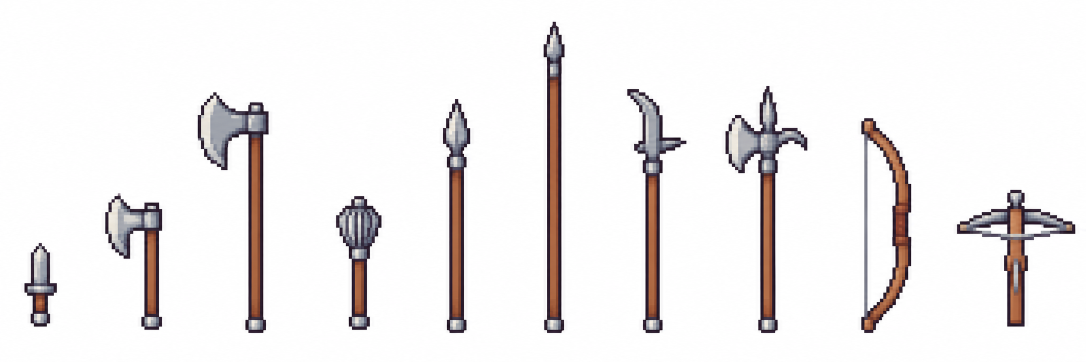
#> input picture assets/lpc/new/arms/weapons_source.png, 2172 x 724 px, found by its file name (shown at 1/2 size)
$ python make_arms_layers.py ../assets/lpc/new/arms/weapons_source.png
#> lines starting #> are read from the running program, lines starting #| are printed output that depends on the picture; after the words box and inside, x2 and y2 are one past the last pixel; in counts of white or black regions, pixels touching at a corner belong together
### scripts/make_new_windows.py
"""
New windows drawn with ChatGPT, cut into the 32px-cell layout of the LPC window
sheets so every building that names a cell keeps working. Written over the 4x
"modern" sheets (assets/modern/lpc/Structure/Windows/*.png, 128px a cell) that
data/innerMapRenderer.json modernSheets points the game at.

Sources (assets/lpc/Structure/Windows/new/):
  tall_source.png    3x3: rows arched / ornate crest / gothic lattice;
                     columns night / day / lit
  small_plain_source.png  3x3: rows small square / round / ogee, slim plain frames so the
                          glass fills the tile (the first, ornate small_source.png read too small); same columns

Sheet columns are the states (0 night, 1 day, 2 lit). A tall window is cut into
a top, a middle and a bottom cell, and the arched one is also drawn as top +
bottom alone, so the glass where the cells meet repeats: the window is scaled
to the cell's width, then nudged in height until its panes repeat a whole
number of times in a cell and the bottom cell starts at the same point of the
pattern the top cell ends on. The middle cell is that pattern repeated.

  Stone Windows A       rows 0-2 tall arched, row 3 small square
  Ornamental Windows A  rows 0-2 tall ornate (rows 3-4 unused, cleared)
  Ornamental Windows B  row 0 round, row 1 ogee, rows 2-3 the lattice (top + bottom)

Run from the repo root: python scripts/make_new_windows.py
"""
import os
import sys
import numpy as np
from PIL import Image
from scipy import ndimage

SRC = 'assets/lpc/Structure/Windows/new'
OUT = 'assets/modern/lpc/Structure/Windows'
C = 128          # a cell at 4x
WIDTH = 124      # a window's width in its cell


# [55 lines left out: function defringe, not called in this run]


def key_white(im, tol=28, holes=False, clean=False):
    """Flood the flat background away from the borders (ChatGPT gives white, not alpha);
    holes: also any patch of background shut inside a drawing (a door frame's opening), of
    more than 400 px, or of more than `holes` px when it is a number. clean: also strip the
    pale halo the key leaves round the drawing (defringe)."""
#> called with tol = 40, holes = 60, clean = False
    if clean:
        bg = np.array(im.convert('RGBA'))[0, 0, :3]
        return defringe(key_white(im, tol, holes), bg)
    a = np.array(im.convert('RGBA')).astype(np.int16)
    bg = a[0, 0, :3]
#> bg = [253, 253, 255]
    near = (np.abs(a[..., :3] - bg).max(axis=2) <= tol)
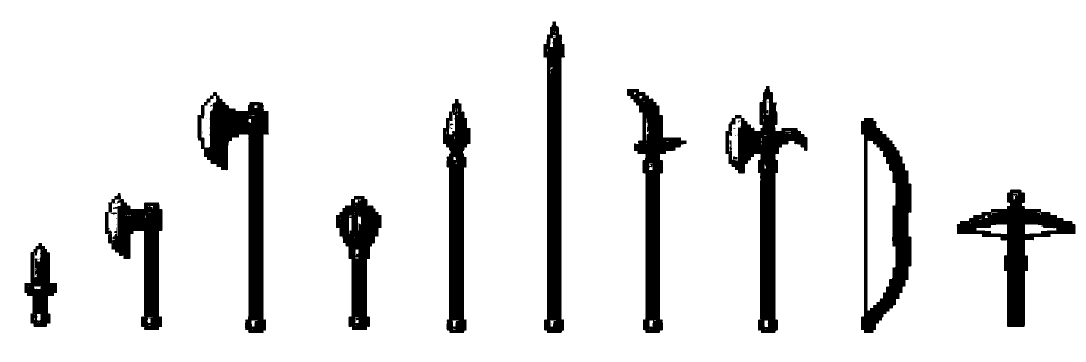
#> near: shape (724, 2172) bool (shown at 1/2 size); 89.8% white; 34 black regions (23 under 20 px), largest, box (x1, y1, x2, y2) and area: (395, 184, 538, 666) 22547, (1451, 172, 1615, 666) 21565, (1087, 43, 1130, 666) 18086
    lab, _ = ndimage.label(near)
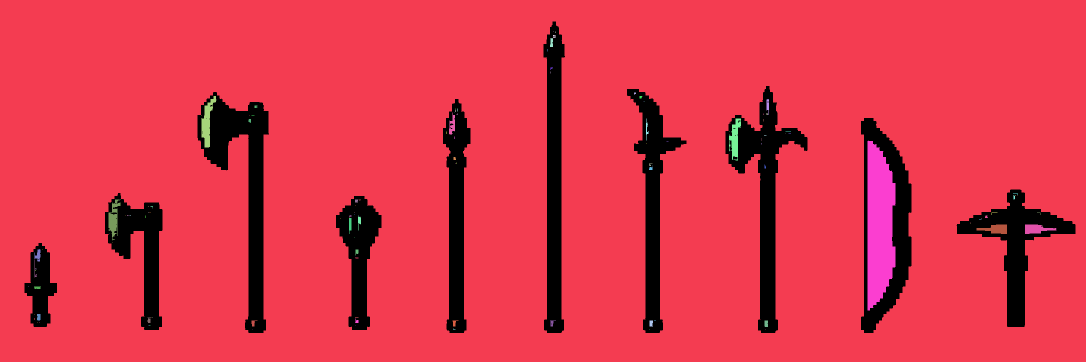
#> lab: shape (724, 2172) int32 (shown at 1/2 size); 125 distinct labels, from 0 to 124; one colour per label, 0 black
    border = set(np.unique(np.concatenate([lab[0], lab[-1], lab[:, 0], lab[:, -1]]))) - {0}
#> border = 1 item
    if holes:   # (only the background's own flat white, so a cream canopy stripe stays)
        flat = np.abs(a[..., :3] - bg).max(axis=2) <= 16
#> flat: shape (724, 2172) bool; 89.3% white; 53 black regions (43 under 20 px), largest, box (x1, y1, x2, y2) and area: (395, 184, 538, 667) 24639, (1451, 172, 1615, 667) 23078, (1087, 43, 1130, 667) 18535
        hl, _ = ndimage.label(flat)
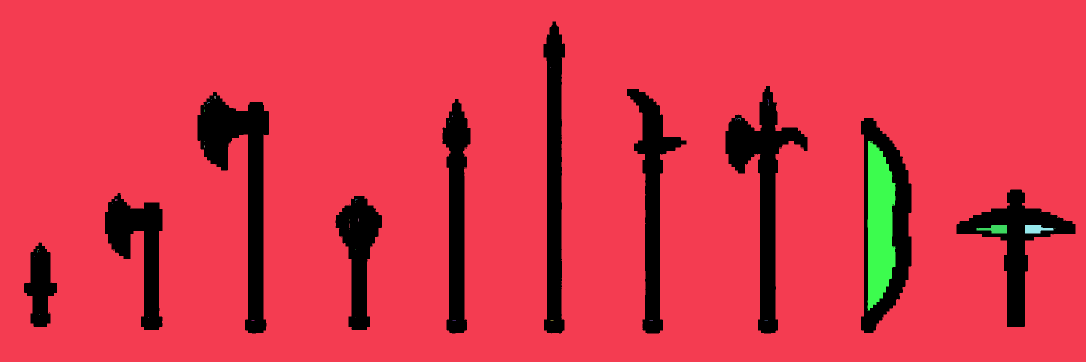
#> hl: shape (724, 2172) int32 (shown at 1/2 size); 46 distinct labels, from 0 to 45; one colour per label, 0 black
        sizes = ndimage.sum(flat, hl, range(1, hl.max() + 1))
#> sizes = 45 values, max 1387928 at index 0, min 1 at index 1, mean 31199.7
        big = [i + 1 for i, n in enumerate(sizes) if n > (holes if holes is not True else 400)]
#> big = [1, 17, 28, 29]
        a2 = a.astype(np.uint8)
        a2[np.isin(lab, list(border)) | np.isin(hl, big), 3] = 0
        return Image.fromarray(a2, 'RGBA')
    out = a.astype(np.uint8)
    out[np.isin(lab, list(border)), 3] = 0
    return Image.fromarray(out, 'RGBA')


# [19 lines left out: function pieces, not called in this run]


def scale(im, w, h):
    return im.resize((max(1, round(w)), max(1, round(h))), Image.LANCZOS)


# [70 lines left out: functions period, fit_tall, fit_small, not called in this run]


def put(sheet, col, row, block):
    h = block.shape[0]
    sheet[row * C: row * C + h, col * C: col * C + C] = block


# [21 lines left out: function main, not called in this run]


# [2 lines that do not run on import are left out]

### scripts/arms_pose.py
"""
The arming sword's pose in every frame of its LPC sheets: where the hand holds
it, which way the blade points, how foreshortened it is, and whether it is
drawn in front of the body or behind it. scripts/make_arms_layers.py places
the other weapons by it.

The sword sheets (assets/lpc/Characters/Props/Sword 01 - Arming Sword/Steel
and _Behind/Steel) are 128px cells round the 64px body. The blade's motion
trail is drawn in the blade's two light tones only, so the sword itself is
found from its outline and hilt tones (the dark ones); its axis is their
principal direction, and the grip end is the end nearer the crossguard (the
widest place across the axis).
"""
import math
from PIL import Image

SWORD = 'assets/lpc/Characters/Props/Sword 01 - Arming Sword/'
CELL = 128
DARK = {(27, 25, 43), (72, 65, 82), (114, 107, 126), (134, 126, 127)}
ANIMS = ['Combat 1h - Idle', 'Combat 1h - Slash', 'Combat 1h - Halfslash', 'Legacy - Swing', 'Combat 1h - Backslash']


def _cells(path):
    im = Image.open(path).convert('RGBA')
    return im, im.width // CELL


# [19 lines left out: function _blobs, not called in this run]


WRISTS = 'assets/lpc/Characters/_ Guides & Palettes/Body Guidelines/Masculine Thin/Wrists/'
WRIST = (92, 154, 42)   # the guide's wrist-band tone


# [55 lines left out: functions wrists, pose_of, not called in this run]


def poses(metal='Steel'):
    """{anim: [[pose or None per frame] per row]} for the sword's sheets."""
    out = {}
    for anim in ANIMS:
        f, n = _cells(SWORD + metal + '/' + anim + '.png')
        b, _ = _cells(SWORD + '_Behind/' + metal + '/' + anim + '.png')
        rows = []
        for r in range(4):
            row = []
            for i in range(n):
                box = (i * CELL, r * CELL, (i + 1) * CELL, (r + 1) * CELL)
                row.append(pose_of(f.crop(box), b.crop(box), wrists(anim, r, i)))
            rows.append(row)
        out[anim] = rows
    return out


FULL = 16.0  # the sword's length seen square-on (its longest in the ready stance)

### scripts/make_arms_layers.py
"""
The arms system's LPC weapon layers (data/arms.json sprite.layer), posed from
ChatGPT drawings.

Source: assets/lpc/new/arms/weapons_source.png, ChatGPT's drawing of ten
weapons standing upright, point up, on white (dagger, bearded axe, Dane axe,
flanged mace, spear, pike, bill, halberd, bow, crossbow). Nothing is drawn
here: each weapon is cut out, its colours snapped to the arming sword's own
LPC ramps (steel, wood), and it is placed in every frame of the arming
sword's sheets by the sword's pose there (scripts/arms_pose.py: the hand,
the blade's direction, its foreshortening, in front of the body or behind):

  swing   (dagger, axes, mace) along the sword's blade, as the sword swings
  pole    (spear, pike, bill, halberd) in the ready stance slanted forward from
          the front fist side-on (the head out in front of the face), upright
          seen from the front or back; levelled toward the facing in the cuts
          side-on (a thrust as the hand drives forward), slanted across the body
          toward the facing seen from the front or back (a shaft pointing
          straight at the eye foreshortens to a stub)
          (the Dane axe swings like the swords, but is held slanted forward in
          the ready stance, its head clear of the face)
  bow     upright in the hand, the string toward the body
  xbow    levelled toward the facing, the stock at the hand

The metal is recoloured to the sword's own Bronze and Steel ramps and a grey iron
ramp (IRON). Run scripts/make_arms_sword.py first (the sword's ready stance and
iron, which the weapons here follow), then this, then scripts/make_arms_shoot.py.
Writes assets/lpc/Characters/Props/<Weapon>/<Metal>/<anim>.png and
.../_Behind/<Metal>/<anim>.png, 128px cells round the 64px body like the
sword's sheets (ui/innerMapCharacters.js keeps the whole cell when a layer is
oversized, so a pike is not cut off at the frame).

Run from the repo root: python scripts/make_arms_layers.py [Weapon ...]
"""
import math
import os
import sys

import numpy as np
from PIL import Image
from scipy import ndimage

sys.path.insert(0, os.path.dirname(os.path.abspath(__file__)))
from arms_pose import ANIMS, CELL, poses  # noqa: E402
from make_new_windows import key_white  # noqa: E402

SRC = 'assets/lpc/new/arms/'
OUT = 'assets/lpc/Characters/Props/'

IRON = [(27, 25, 43), (68, 64, 70), (98, 94, 98), (122, 118, 118), (152, 148, 142), (190, 186, 176)]
STEEL = [(27, 25, 43), (72, 65, 82), (114, 107, 126), (134, 126, 127), (168, 179, 184), (227, 231, 211)]
METALS = {
    'Steel': STEEL,
    # grey iron: darker and flatter than steel, warmer, never near-black (the LPC sword's own Iron
    # ramp, (0,0,0) (37,32,37) (57,43,52) (82,65,74) (111,101,99) (148,128,129), read as black on a
    # flat axe head; scripts/make_arms_sword.py moves the LPC iron sword onto this ramp too)
    'Iron': IRON,
    'Bronze': [(27, 19, 19), (70, 40, 37), (96, 52, 41), (121, 65, 24), (162, 97, 24), (225, 157, 77)],
}
WOOD = [(42, 23, 34), (84, 54, 30), (117, 80, 45), (148, 107, 68), (162, 121, 75), (190, 146, 96)]
PALETTE = STEEL + WOOD[1:]
FULL = 28.0   # the arming sword's length seen square-on, in the cell's pixels

# source order, then: layer folder, art length (cell px, square-on), grip (share of the length up
# from the butt), mode, metals made
WEAPONS = [
    ('Dagger', 17, 0.16, 'swing', ('Bronze', 'Iron', 'Steel')),
    ('Axe', 28, 0.12, 'swing', ('Bronze', 'Iron', 'Steel')),
    ('Dane Axe', 42, 0.28, 'swing', ('Iron', 'Steel')),
    ('Mace', 26, 0.14, 'swing', ('Bronze', 'Iron', 'Steel')),
    ('Spear', 52, 0.36, 'pole', ('Bronze', 'Iron', 'Steel')),
    ('Pike', 74, 0.32, 'pole', ('Iron', 'Steel')),
    ('Bill', 54, 0.32, 'pole', ('Iron', 'Steel')),
    ('Halberd', 54, 0.32, 'pole', ('Iron', 'Steel')),
    ('Bow', 34, 0.5, 'bow', ('Wood',)),
    ('Crossbow', 28, 0.28, 'xbow', ('Wood',)),
]
# facing rows: up, left, down, right — the axis toward the facing
FACE = [(0, -1), (-1, 0), (0, 1), (1, 0)]


def cut_source():
    """The ten drawings, left to right: RGBA crops of the keyed source."""
    im = key_white(Image.open(SRC + 'weapons_source.png').convert('RGB'), tol=40, holes=60)
    a = np.array(im)
    solid = a[..., 3] > 0
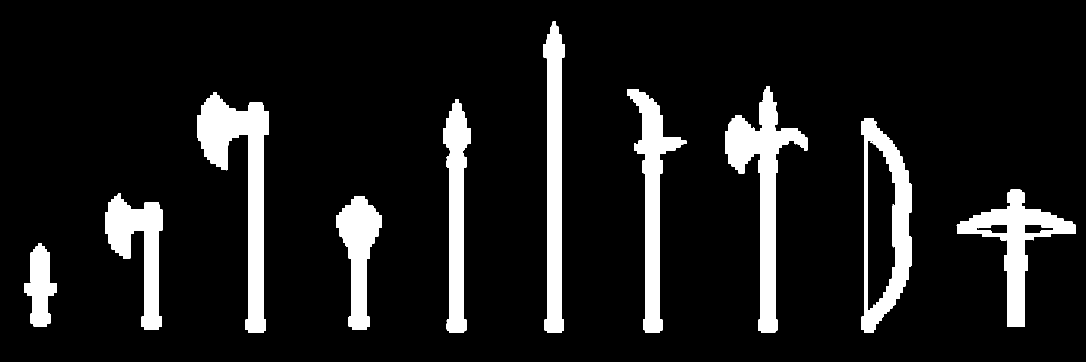
#> solid: shape (724, 2172) bool (shown at 1/2 size); 10.6% white; 16 white regions (6 under 20 px), largest, box (x1, y1, x2, y2) and area: (395, 184, 538, 666) 24071, (1451, 172, 1615, 666) 22924, (1087, 43, 1130, 666) 18299
    # columns with ink, grouped into runs (a crossbow's string and prod stay with it)
    cols = solid.any(axis=0)
    runs, x = [], 0
    while x < len(cols):
        if cols[x]:
            s = x
            while x < len(cols) and cols[x]:
                x += 1
            runs.append([s, x])
        x += 1
#> this loop made 1038 passes
#> (s, x) on pass 50: (49, 115)
#> after the loop, runs = [[49, 114], [210, 325], [395, 538], [672, 763], [886, 941], [1087, 1130], [1254, 1373], [1451, 1615], [1722, 1823], [1913, 2151]]; x = 2172
    merged = []
    for r in runs:
        if merged and r[0] - merged[-1][1] < 12:
            merged[-1][1] = r[1]
        else:
            merged.append(r)
#> this loop made 10 passes
#> after the loop, merged has the same summary as runs
    merged = [r for r in merged if solid[:, r[0]:r[1]].sum() > 400]
    out = []
    for s, e in merged:
        crop = im.crop((s, 0, e, im.height))
        out.append(crop.crop(crop.getbbox()))
#> this loop made 10 passes
#> pass 1, in cut_source, `crop = im.crop((s, 0, e, im.height))`:
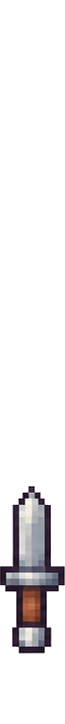
#> crop: PIL image 65x724 RGBA; mean R, G, B, A 235.3, 233.7, 234.8, 34.8; transparent parts drawn white
#> pass 3, in cut_source, `crop = im.crop((s, 0, e, im.height))`:
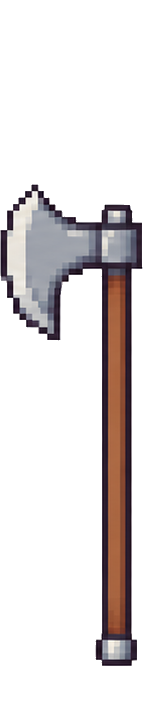
#> crop: PIL image 143x724 RGBA; mean R, G, B, A 223.1, 218.2, 218.2, 59.3; transparent parts drawn white
#> after the loop:
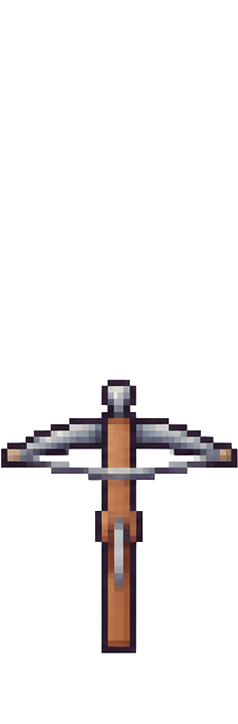
#> crop: PIL image 238x724 RGBA; mean R, G, B, A 240.1, 237.7, 237.9, 25.8; transparent parts drawn white
#> after the loop, out = 10 items
    return out


# [8 lines left out: function quantize, not called in this run]


def _fist(p, fx):
    """The front fist in the side-on ready stance: ahead of and above the sword's grip (the rear hand)."""
    return (p['grip'][0] + fx * 13, p['grip'][1] - 4)


# [84 lines left out: functions pose_for, place, outline, not called in this run]


def main():
    pieces = cut_source()
#> pieces = 10 items
    assert len(pieces) == len(WEAPONS), f'{len(pieces)} drawings cut, expected {len(WEAPONS)}'
    P = poses()
    only = set(sys.argv[1:])
    for crop, (name, length, gshare, mode, metals) in zip(pieces, WEAPONS):
        if only and name not in only:
            continue
        idx = quantize(crop)
        h, w = idx.shape
        spa = h / length
        # the grip: on the shaft, gshare up from the butt; across, the middle of the ink in that row
        gy = h - gshare * h
        row = np.where(idx[int(gy)] >= 0)[0]
        gx = (row.min() + row.max() + 1) / 2 if len(row) else w / 2
        if mode in ('bow',):
            # the bow's grip is at its back (the wood), and the string runs on the left
            row = np.where(idx[int(gy)] >= 0)[0]
            gx = row.max() - 1 if len(row) else w / 2
        for metal in metals:
            pal = list(METALS.get(metal, STEEL)) + WOOD[1:]
            for anim in ANIMS:
                rows = P[anim]
                n = len(rows[0])
                sheets = {'front': Image.new('RGBA', (n * CELL, 4 * CELL)), 'behind': Image.new('RGBA', (n * CELL, 4 * CELL))}
                for r in range(4):
                    last = None
                    for i in range(n):
                        p = rows[r][i] or last
                        if not p:
                            continue
                        last = p
                        grip, d, k, across, mirror, layer = pose_for(mode, anim, r, p, name)
                        cell = outline(place(idx, (gx, gy), spa, grip, d, k, across, mirror, pal))
                        sheets[layer].alpha_composite(cell, (i * CELL, r * CELL))
                for layer, sheet in sheets.items():
                    d = OUT + name + '/' + ('_Behind/' if layer == 'behind' else '') + metal + '/'
                    os.makedirs(d, exist_ok=True)
                    sheet.save(d + anim + '.png')
        print(name, 'done', metals)


if __name__ == '__main__':
#> (the run stopped early here; a loop or call above may not have finished)
